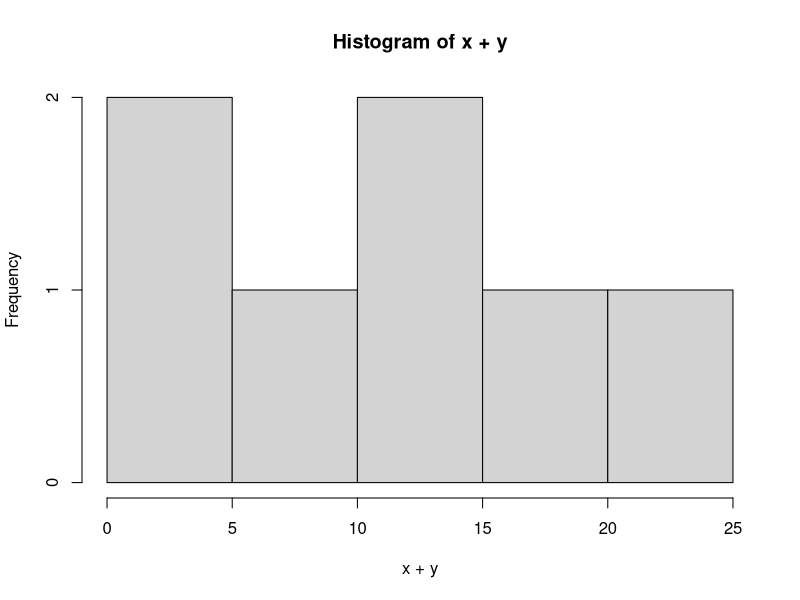
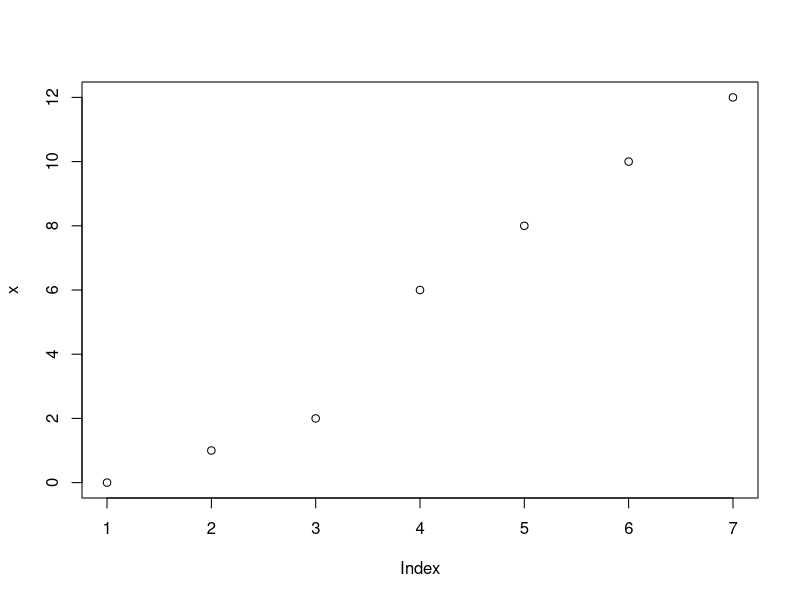

Recreate these plots in R, in order.
## ---- chunk 1
knitr::opts_chunk$set(message=FALSE,warning=FALSE, cache=TRUE)
## ---- chunk 2
help(lm)

## ---- chunk 3
Ob <- 1
ls(pattern = "O")
ls(pattern= "O", all.names = TRUE)   
myfunc <- function() {ls()}
myfunc()
myfunc <- function() {y <- 1; ls()}
myfunc()               

## ---- chunk 4
dir(path = ".")
## ---- chunk 5
#list.files()


## ---- chunk 6
#save("1 2 3 4 2 42 13", list = character())
#file = stop ("'file' specified")

#ascii = FALSE version = NULL, envir = parent.frame(),
  #   compress = isTRUE(!ascii), compression_level,
    # eval.promises = TRUE, precheck = TRUE)

#save.image(file = ".RData", version = NULL, ascii #= FALSE,
 #          compress = !ascii, safe = TRUE)

## ---- chunk 7
#load(file, envir = parent.frame(), verbose = FALSE)#
## ---- chunk 8
Count1 <-c(1,3,9,-22,22,6,7,10,15,4,25)
length(Count1)
## ---- chunk 9
Numbers_List <-seq(1:100)

for (i in 1:length(Numbers_List)){
  print(Numbers_List[[i]])
}
## ---- chunk 10
Numbers_List <-rep(1:10,4)
print(Numbers_List)

## ---- chunk 11
V<-LETTERS[1:3]
test<-sample(V,20,replace = TRUE)
(a <- data.frame(x = 1, y = 1:20, test = test))
data.frame(1, 1:30, sample(V, 10, replace = TRUE))

is.data.frame(a)

## ---- chunk 12

## ---- chunk 13
M <- matrix(c(3:14), nrow = 4, byrow = TRUE)
print(M)

## ---- chunk 14

factor(34455342)
## ---- chunk 15
x1 <- c(7, 4, 4, 9)                  
x2 <- c(5, 2, 8, 9)                 
x3 <- c(1, 2, 3, 4)                  
data_1 <- data.frame(x1, x2, x3)
vector_1 <- c(9, 8, 7) 
rbind(data_1, vector_1)
## ---- chunk 16
df1 = data.frame(name = c("Norlander","Annalouise","Marsha","Angelina"), Graduated_projected = c(2020,2020,2020,2020))
df2 = data.frame(Birth_place = c("Trinidad","U.S.A","Haiti","London"), Birth_year = c(1990,1992,1995,1993))

cbinded_df<-cbind(df1,df2)
cbinded_df

## ---- chunk 17

## ---- chunk 18

## ---- chunk 19

## ---- chunk 20

## ---- chunk 21

## ---- chunk 22

## ---- chunk 23

## ---- chunk 24

## ---- chunk 25

## ---- chunk 26

## ---- chunk 27

## ---- chunk 28

## ---- chunk 29

## ---- chunk 30
matrix(1:9, nrow = 3, ncol = 3)

## ---- chunk 31

## ---- chunk 32

## ---- chunk 33

## ---- chunk 34

## ---- chunk 35

## ---- chunk 36
df2 <- as.data.frame(matrix(1:10,3,4,7),1:5)
print(df2)
## ---- chunk 37
df1 <- as.numeric(matrix(1:10,3,4,7),1:5)
print(df1)
## ---- chunk 38

as.logical(0:5,1,2,8)
## ---- chunk 39
x = as.character(3.14)

print((x))


## ---- chunk 40
x<-c(1,5,6,7,9,NA)
is.na(x)
## ---- chunk 41
x<-c(1,4,5,6,9,5,3,5,6,0)
x > 5
is.null(x)



## ---- chunk 42
Count1 <-c(1,3,9,-22,22,6,7,10,15,4,25)

length(Count1)
## ---- chunk 43

n<- matrix(1:12 )
nrow(n)

## ---- chunk 44
n<- matrix(1:12,5 )
ncol(n)
## ---- chunk 45
x<-c(1,3, 5, 7, 8, 10)
class(x)

a<-c('Norlander, Annalouise, Ana, Marsha')
class(a)

## ---- chunk 46

attributes(10)
## ---- chunk 47
Y<-c(1,3,9,-22,22,6,7,10,15,4,25,22,56,7,22,22)
table(Y)
C=table(Y)

names(which.max(C))

## ---- chunk 48
Y<-c(1,3,9,-22,22,6,7,10,15,4,25,22,56,7,22,22)
table(Y)
C=table(Y)

names(which.min(C))
## ---- chunk 49
Y<-c(1,3,9,-22,22,6,7,10,15,4,25,22,56,7,22,22)
sort(Y)
## ---- chunk 50
Y<-c(1:3, 32:23, 8 - 0:5)
unique(Y)
## ---- chunk 51
Y<-c(1,3,9,-22,22,6,7,10,15,4,25,22,56,7,22,22)
table(Y)

## ---- chunk 52
Numbers_List <-c(1,10,12,13,15,20,16,3,5,6,79,10)
max(Numbers_List)
## ---- chunk 53
Numbers_List <-c(1,10,12,13,15,20,16,3,5,6,79,10)
min(Numbers_List)

## ---- chunk 54
Numbers_List <-c(1,10,12,13,15,20,16,3,5,6,79,10)
range(Numbers_List)
## ---- chunk 55
Numbers_List <-seq(1:100)
sum(Numbers_List)
## ---- chunk 56
Numbers_List <-c(1,10,15,20)
mean(Numbers_List)
## ---- chunk 57
Numbers_List <-c(1, 10 ,15 , 20)
median(Numbers_List)
## ---- chunk 58
Numbers_List <-c(1,10,12,13,15,20,16,3,5,6,79,10)
var(Numbers_List)
## ---- chunk 59
Numbers_List <-c(1,10,12,13,15,20,16,3,5,6,79,10)
sd(Numbers_List)
## ---- chunk 60
x = 12.6
round(x)
## ---- chunk 61
x <- c(-2,4,0,45,9,-4)
abs(x)


## ---- chunk 62
df2 <-matrix(1:10,3,4,7)
diag(df2)
diag(4, 6, 2, names = TRUE)
## ---- chunk 63
df2 <-matrix(1:10,3,4,7)
print(df2)
rowSums(df2)



## ---- chunk 64
df2 <-matrix(1:10,3,4,7)
print(df2)
colSums(df2)
## ---- chunk 65
df2 <-matrix(1:10,3,4,7)
print(df2)
rowMeans(df2)
## ---- chunk 66
df2 <-matrix(1:10,3,4,7)
print(df2)
colMeans(df2)
## ---- chunk 67
X<-c(1,2,3,4,5,6,7,8,9,10)
x*2
for(i in 1:10) {
print(paste(X,'x', i, '=', X*i))
}
## ---- chunk 68

## ---- chunk 69

## ---- chunk 70
x<-c(0, 1, 2, 6, 8, 10, 12)
y<-c(0, 4, 6, 6,7,10, 11)
hist(x+y)
## ---- chunk 71

x<-c(0, 1, 2, 6, 8, 10, 12)
y<-c(0, 4, 6, 6,7,10, 11)
plot(x)
## ---- chunk 72
rnorm(10, mean=3, sd= 1)
## ---- chunk 73
x<-c (1, 3, 5, 7,8)
y<-c(x+2)
print(y)
 
runif(x, min = 5 , max = 8)
## ---- chunk 74
x_mean <-c(1,3,9,-22,22,6,7,10,15,4,25)
my_fun <-function(x_mean){ sum(x_mean)/length(x_mean)} 
print(my_fun(x_mean))
## ---- chunk 75
X<-c(1,2,3,4,5,6,7,8,9,10)
x*2
for(i in 1:10) {
print(paste(X,'x', i, '=', X*i))
}
## ---- chunk 76
for (a in 1:100) {
 if (a %% 3 == 0) {print("Fizz")}
 else if (a %% 5 == 0) {print("Buzz")}
 else print(a)
}

## ---- chunk 77
for (a in 1:100) {
 if (a %% 3 == 0) {print("Fizz")}
 else if (a %% 5 == 0) {print("Buzz")}
 else print(a)
  
  return
  
}
